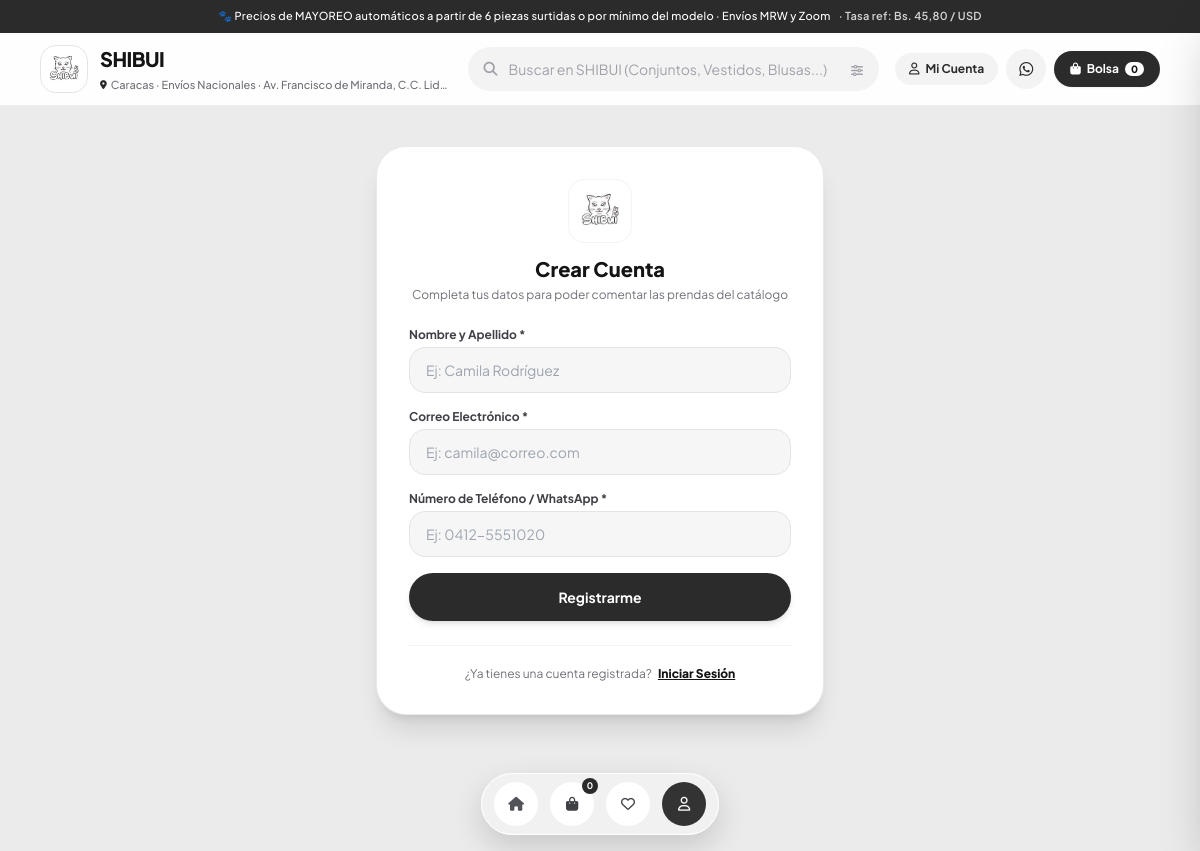
Page /registro/ on the committed database.
### catalog/models.py (models this page shows, shortened)
class StoreSetting(models.Model):
    store_name = models.CharField(max_length=150, default="SHIBUI", verbose_name="Nombre de la Tienda")
    store_subtitle = models.CharField(max_length=250, default="Catálogo Oficial · Ventas al Detal y al Mayor", verbose_name="Subtítulo")
    store_location = models.CharField(max_length=120, default="Caracas · Envíos Nacionales", verbose_name="Ubicación de la Tienda")
    store_address = models.CharField(max_length=255, default="Calle Principal, Local Comercial #12, Caracas", blank=True, verbose_name="Dirección Física del Negocio")
    owner_name = models.CharField(max_length=100, default="SHIBUI Team", verbose_name="Nombre del Dueño")
    owner_phone = models.CharField(max_length=30, default="+584128945112", verbose_name="WhatsApp del Dueño (con código de país)")
    currency_symbol = models.CharField(max_length=5, default="$", verbose_name="Símbolo de Moneda")
    currency_code = models.CharField(max_length=5, default="USD", verbose_name="Código de Moneda")
    bcv_rate = models.DecimalField(max_digits=10, decimal_places=2, default=45.80, verbose_name="Tasa Bs. / USD (Referencial)")
    announcement = models.CharField(max_length=300, default="🐾 Precios de MAYOREO automáticos desde 6 piezas surtidas o por mínimo del modelo · Envíos MRW y Zoom", verbose_name="Anuncio Superior")
    combine_wholesale_enabled = models.BooleanField(default=True, verbose_name="Permitir combinar modelos surtidos para mayoreo")
    global_wholesale_min_units = models.PositiveIntegerField(default=6, verbose_name="Prendas surtidas en carrito para activar mayoreo global")
    promo_banner_active = models.BooleanField(default=True, verbose_name="Mostrar Banner Publicitario en Inicio")
    promo_badge = models.CharField(max_length=80, default="COLECCIÓN DESTACADA", blank=True, verbose_name="Etiqueta Superior")
    promo_title = models.CharField(max_length=200, default="Body Manga Larga Escote en V", blank=True, verbose_name="Título del Anuncio")
    promo_price = models.CharField(max_length=60, default="$19", blank=True, verbose_name="Precio o Descuento")
    promo_price_note = models.CharField(max_length=100, default="/ Tallas Disponibles", blank=True, verbose_name="Nota de Precio")
    promo_wholesale_note = models.CharField(max_length=200, default="Al Mayor: $13,00 (desde 5 uds)", blank=True, verbose_name="Texto de Descuento o Mayoreo")
    promo_button_text = models.CharField(max_length=60, default="Comprar Ahora", blank=True, verbose_name="Texto del Botón")
    promo_button_link = models.CharField(max_length=300, default="", blank=True, verbose_name="Enlace Personalizado (Opcional)")
    promo_image_url = models.CharField(max_length=500, default="", blank=True, verbose_name="Foto / Imagen del Banner")
    promo_product = models.ForeignKey('Product', on_delete=models.SET_NULL, null=True, blank=True, related_name="promo_banners", verbose_name="Prenda Vinculada")
    class Meta:
        verbose_name = "Configuración de la Tienda"
        verbose_name_plural = "Configuraciones de la Tienda"
    @classmethod
    def get_settings(cls):
        settings_obj, _ = cls.objects.get_or_create(id=1)
        return settings_obj

### catalog/views.py (the view, shortened to what this page needs)
# urls.py: path('registro/', views.customer_register_view, name='customer_register'),
def customer_register_view(request):
    if request.user.is_authenticated:
        return redirect('catalog:customer_account')
    settings = StoreSetting.get_settings()
    error = None
    return render(request, 'catalog/customer_register.html', {
        'store_settings': settings,
        'sizes': Size.objects.all().order_by('order', 'name'),
        'error': error,
        'current_user_json': json.dumps(_serialize_customer_user(request.user)),
    })

### catalog/context_processors.py (called while the page is built)
def store_context(request):
    settings = StoreSetting.get_settings()
    pending_count = Order.objects.filter(status='Pendiente').count()
    return {
        'store_settings': settings,
        'pending_orders_count': pending_count,
    }

### catalog/views.py (called while the page is built, shortened)
def _serialize_customer_user(user):
    if not user or not user.is_authenticated:
        return {
            'is_authenticated': False,
            'id': None,
            'username': '',
            'name': '',
            'email': '',
            'phone': '',
            'city': '',
            'preferred_size': 'S'
        }

### templates/catalog/customer_register.html (shortened to what this page needs)
{% extends 'base.html' %}
{% load static %}
{% block content %}
<div class="min-h-[75vh] flex items-center justify-center px-4 py-10">
    <div class="bg-white rounded-[30px] border border-zinc-200/80 shadow-xl max-w-md w-full p-7 sm:p-8">
        <div class="text-center mb-6">
            <img src="{% static 'img/shibui_logo.png' %}" alt="{{ store_settings.store_name }}"
                 class="w-16 h-16 object-contain mx-auto mb-3 rounded-2xl border border-zinc-100 p-1 shadow-2xs">
            <h1 class="text-xl font-extrabold text-[#141414]">Crear Cuenta</h1>
            <p class="text-xs text-zinc-500 mt-1">Completa tus datos para poder comentar las prendas del catálogo</p>
        </div>
        <form method="POST" action="{% url 'catalog:customer_register' %}" class="space-y-4">
            <div>
                <label class="block text-xs font-bold text-zinc-700 mb-1">Nombre y Apellido *</label>
                <input type="text" name="name" required placeholder="Ej: Camila Rodríguez"
                       class="w-full px-4 py-3 text-sm bg-[#F6F6F6] border border-zinc-200 rounded-2xl focus:outline-none focus:bg-white focus:border-[#2B2B2B]">
            </div>
            <div>
                <label class="block text-xs font-bold text-zinc-700 mb-1">Correo Electrónico *</label>
                <input type="email" name="email" required placeholder="Ej: camila@correo.com"
                       class="w-full px-4 py-3 text-sm bg-[#F6F6F6] border border-zinc-200 rounded-2xl focus:outline-none focus:bg-white focus:border-[#2B2B2B]">
            </div>
            <div>
                <label class="block text-xs font-bold text-zinc-700 mb-1">Número de Teléfono / WhatsApp *</label>
                <input type="text" name="phone" required placeholder="Ej: 0412-5551020"
                       class="w-full px-4 py-3 text-sm bg-[#F6F6F6] border border-zinc-200 rounded-2xl focus:outline-none focus:bg-white focus:border-[#2B2B2B]">
            </div>
            <button type="submit"
                    class="w-full py-3.5 rounded-full bg-[#2B2B2B] hover:bg-black text-white font-bold text-sm transition shadow-md">
                Registrarme
            </button>
        </form>
        <div class="mt-6 pt-5 border-t border-zinc-100 text-center">
            <p class="text-xs text-zinc-500">
                ¿Ya tienes una cuenta registrada?
                <a href="{% url 'catalog:customer_login' %}" class="font-extrabold text-[#141414] underline ml-1">
                    Iniciar Sesión
                </a>
            </p>
        </div>
    </div>
</div>
{% endblock %}

### templates/base.html (shortened to what this page needs)
{% load static %}
<!DOCTYPE html>
<html lang="es" class="scroll-smooth">
<head>
    <script src="https://cdn.tailwindcss.com"></script>
    <link rel="stylesheet" href="https://cdnjs.cloudflare.com/ajax/libs/font-awesome/6.5.1/css/all.min.css">
</head>
<body class="min-h-screen flex flex-col justify-between antialiased pb-24">
    <div class="bg-[#2B2B2B] text-white text-[10px] sm:text-[11px] py-1.5 sm:py-2 px-3 sm:px-4 text-center font-medium tracking-wide w-full overflow-hidden">
        <div class="max-w-6xl mx-auto flex flex-wrap items-center justify-center gap-1 sm:gap-2">
            <span class="truncate max-w-[90vw] sm:max-w-none">{{ store_settings.announcement }}</span>
            <span class="hidden sm:inline-block text-zinc-300 font-semibold">
                · Tasa ref: Bs. {{ store_settings.bcv_rate|floatformat:2 }} / USD
            </span>
        </div>
    </div>
    <header class="sticky top-0 z-30 bg-white/95 backdrop-blur-md border-b border-zinc-200/70 w-full overflow-hidden">
        <div class="max-w-6xl mx-auto px-3 sm:px-4 py-2 sm:py-3 flex items-center justify-between gap-2 sm:gap-4">
            <a href="{% url 'catalog:index' %}" class="flex items-center gap-2 sm:gap-3 group min-w-0 flex-1">
                <img src="{% static 'img/shibui_logo.png' %}"
                     alt="{{ store_settings.store_name }}"
                     class="h-9 w-9 sm:h-12 sm:w-12 object-contain rounded-xl sm:rounded-2xl border border-zinc-200 bg-white p-0.5 shadow-2xs group-hover:scale-105 transition shrink-0">
                <div class="min-w-0 flex-1">
                    <span class="text-[#141414] text-base sm:text-xl font-extrabold tracking-tight block leading-none truncate">
                        {{ store_settings.store_name }}
                    </span>
                    <span class="text-[10px] sm:text-[11px] text-zinc-500 font-medium flex items-center gap-1 mt-0.5 sm:mt-1 truncate" title="Dirección: {{ store_settings.store_address }}">
                        <i class="fa-solid fa-location-dot text-zinc-800 text-[9px] shrink-0"></i>
                        <span class="truncate max-w-[130px] sm:max-w-md">{{ store_settings.store_location }}{% if store_settings.store_address %} · {{ store_settings.store_address }}{% endif %}</span>
                    </span>
                </div>
            </a>
            <form action="{% url 'catalog:index' %}" method="GET" class="flex-1 max-w-md mx-auto hidden sm:block">
                <div class="relative flex items-center">
                    <input type="text" name="q" value="{{ search_query|default:'' }}"
                           placeholder="Buscar en {{ store_settings.store_name }} (Conjuntos, Vestidos, Blusas...)"
                           class="w-full h-11 pl-10 pr-10 rounded-full bg-[#F3F3F3] border border-transparent focus:border-zinc-300 focus:bg-white text-sm text-[#141414] placeholder-zinc-400 focus:outline-none transition">
                    {% if search_query %}
                    <a href="{% url 'catalog:index' %}" class="absolute right-4 text-zinc-400 hover:text-black text-xs">
                        <i class="fa-solid fa-xmark"></i>
                    </a>
                    {% else %}
                    <button type="submit" class="absolute right-4 text-zinc-400 hover:text-black">
                        <i class="fa-solid fa-sliders text-xs"></i>
                    </button>
                    {% endif %}
                </div>
            </form>
            <div class="flex items-center gap-1.5 sm:gap-2 shrink-0">
                <a href="{% url 'catalog:customer_account' %}"
                   class="inline-flex items-center justify-center gap-1.5 w-9 h-9 sm:w-auto sm:h-auto sm:px-3.5 sm:py-2 rounded-full bg-[#F3F3F3] hover:bg-[#2B2B2B] text-[#2B2B2B] hover:text-white text-xs font-bold transition shadow-2xs"
                   title="Mi Cuenta">
                    <i class="fa-regular fa-user text-xs"></i>
                    <span class="hidden sm:inline">Mi Cuenta</span>
                </a>
                <a href="https://wa.me/{{ store_settings.owner_phone|cut:'+'|cut:' ' }}?text=Hola%20{{ store_settings.store_name|urlencode }}%2C%20vengo%20del%20cat%C3%A1logo%20web."
                   target="_blank"
                   class="w-9 h-9 sm:w-10 sm:h-10 rounded-full bg-[#F3F3F3] hover:bg-[#2B2B2B] text-[#2B2B2B] hover:text-white flex items-center justify-center transition shadow-2xs"
                   title="Consultar por WhatsApp">
                    <i class="fa-brands fa-whatsapp text-sm sm:text-base"></i>
                </a>
                <button type="button" onclick="toggleCartDrawer(true)"
                        class="relative inline-flex items-center gap-1.5 px-3 sm:px-4 py-2 sm:py-2.5 rounded-full bg-[#2B2B2B] hover:bg-black text-white text-xs font-bold transition shadow-sm">
                    <i class="fa-solid fa-bag-shopping text-xs"></i>
                    <span class="hidden md:inline">Bolsa</span>
                    <span id="navCartBadge"
                          class="px-1.5 py-0.5 rounded-full bg-white text-[#141414] text-[10px] font-extrabold leading-none">
                        0
                    </span>
                </button>
            </div>
        </div>
    </header>
    <main class="flex-1">
        {% block content %}{% endblock %}
    </main>
    <div class="fixed bottom-4 left-1/2 -translate-x-1/2 z-30">
        <nav class="bg-[#F2F2F2]/95 backdrop-blur-md border border-white shadow-[0_12px_30px_rgba(0,0,0,0.15)] rounded-full px-3 py-2 flex items-center gap-3">
            <a href="{% url 'catalog:index' %}"
               class="w-11 h-11 rounded-full flex items-center justify-center transition {% if request.resolver_match.url_name == 'index' and not only_wholesale and not only_immediate %}bg-[#333333] text-white shadow-md{% else %}bg-white text-zinc-600 hover:text-black{% endif %}"
               title="Inicio Catálogo">
                <i class="fa-solid fa-house text-sm"></i>
            </a>
            <button type="button" onclick="toggleCartDrawer(true)"
                    class="relative w-11 h-11 rounded-full bg-white text-zinc-700 hover:bg-[#333333] hover:text-white flex items-center justify-center transition shadow-2xs"
                    title="Abrir Bolsa de Compras">
                <i class="fa-solid fa-bag-shopping text-sm"></i>
                <span id="dockCartBadge" class="absolute -top-1 -right-1 w-4 h-4 rounded-full bg-[#2B2B2B] text-white text-[9px] font-bold flex items-center justify-center">0</span>
            </button>
            <a href="{% url 'catalog:customer_account' %}"
               class="w-11 h-11 rounded-full bg-white text-zinc-700 hover:bg-[#333333] hover:text-white flex items-center justify-center transition shadow-2xs"
               title="Reseñas de Ropa">
                <i class="fa-regular fa-heart text-sm"></i>
            </a>
            <a href="{% url 'catalog:customer_account' %}"
               class="w-11 h-11 rounded-full flex items-center justify-center transition shadow-2xs {% if request.resolver_match.url_name in 'customer_account,customer_login,customer_register' %}bg-[#333333] text-white{% else %}bg-white text-zinc-700 hover:bg-[#333333] hover:text-white{% endif %}"
               title="Mi Cuenta">
                <i class="fa-regular fa-user text-sm"></i>
            </a>
        </nav>
    </div>
</body>
</html>

### templates/base.html (style rules this page uses)
html { width: 100%; max-width: 100%; overflow-x: hidden; }
body { font-family: 'Plus Jakarta Sans', sans-serif; background-color: #EBEBEB; color: #1A1A1A; width: 100%; max-width: 100%; overflow-x: hidden; position: relative; }

### rows in the picture
StoreSetting: announcement "🐾 Precios de MAYOREO automáticos a partir de 6 piezas surtidas o por mínimo del modelo · Envíos MRW y Zoom", bcv_rate "45,80", store_name "SHIBUI", store_location "Caracas · Envíos Nacionales", store_address "Av. Francisco de Miranda, C.C. Lid…", q "Buscar en SHIBUI (Conjuntos, Vestidos, Blusas...)"
